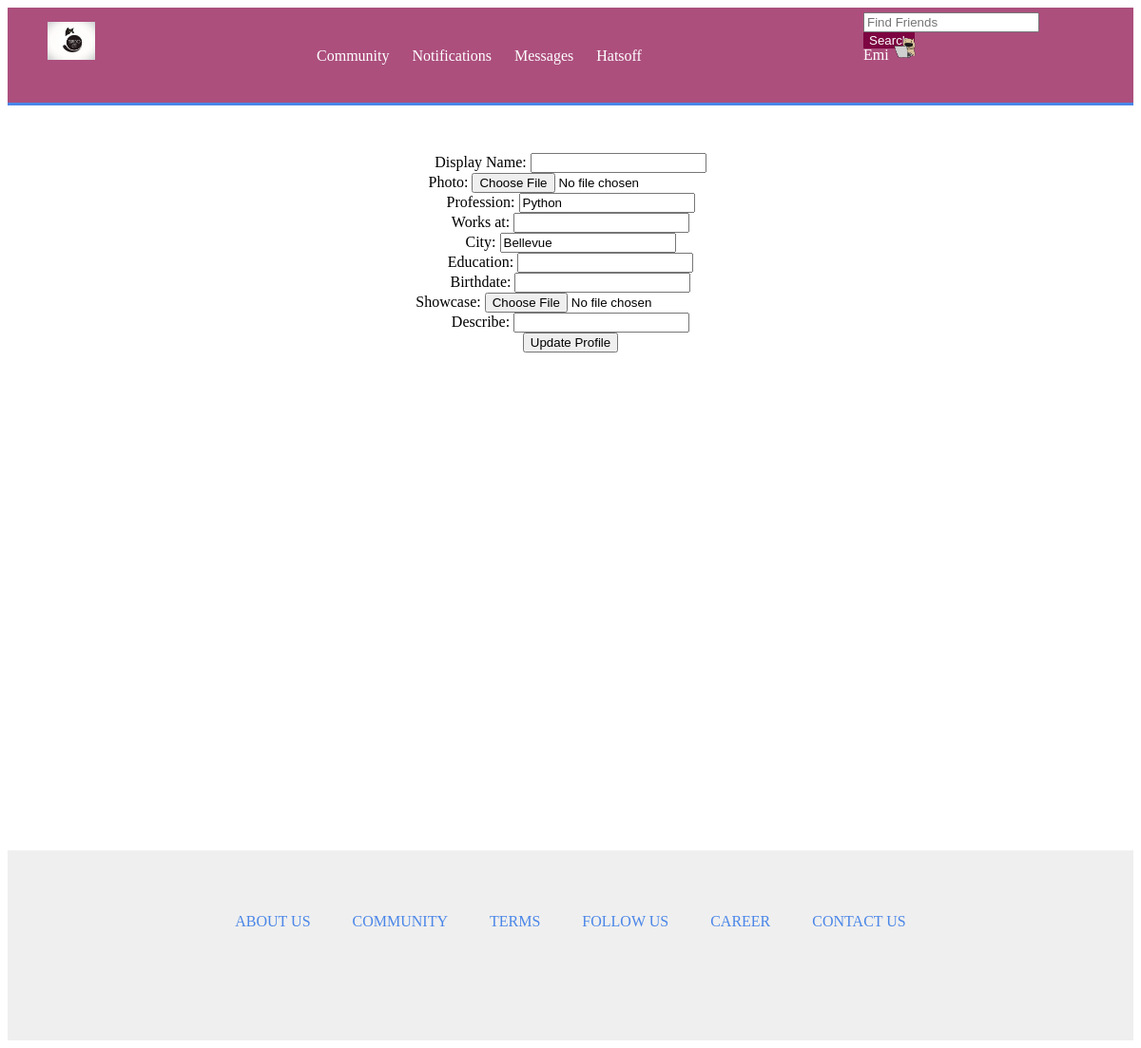
Before: /week1/edit/ (signed in) with the older database file.
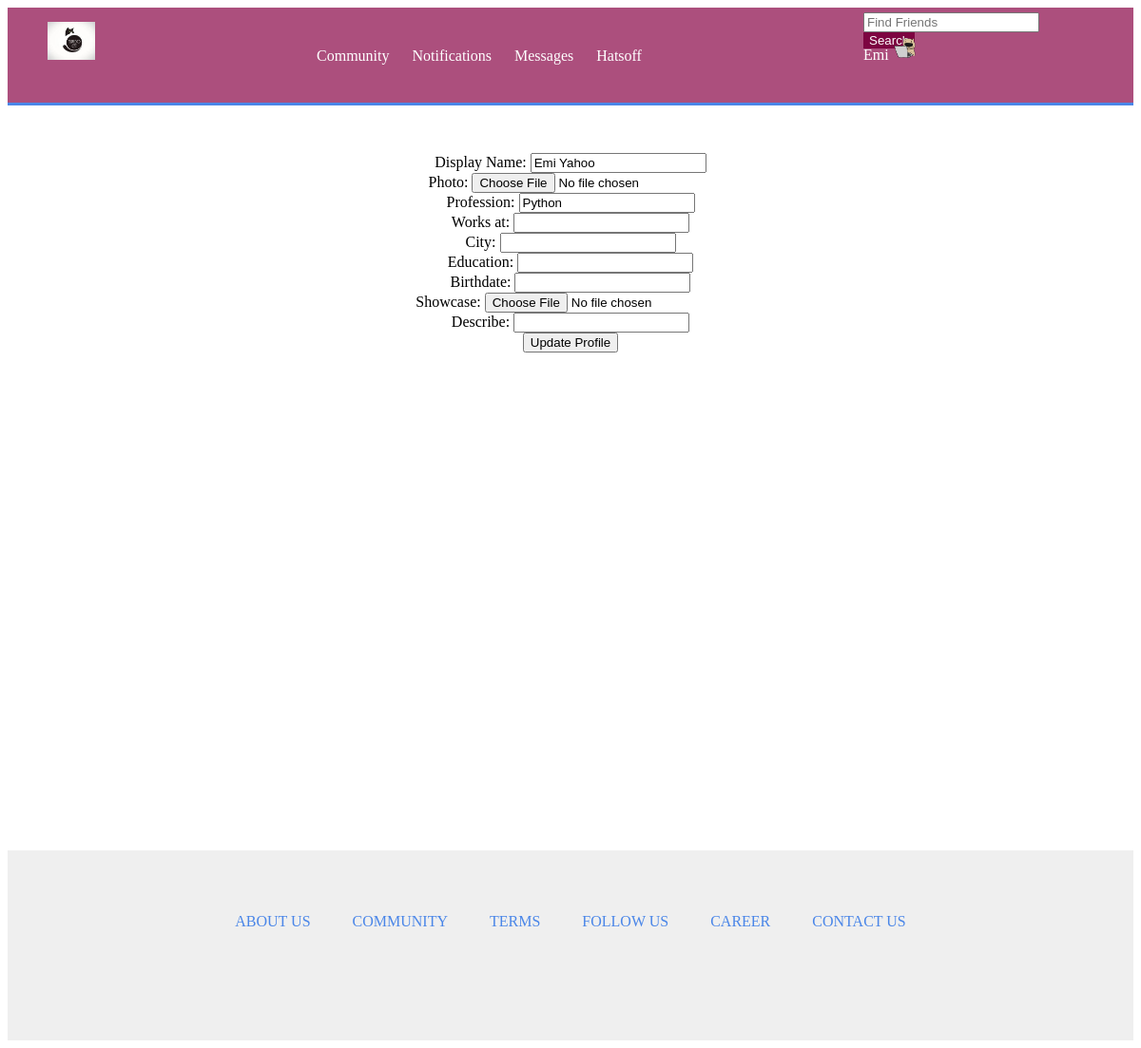
After: the same page with the newer database file.
### week1/models.py (models this page shows)
class Profile(models.Model):
    user = models.ForeignKey(User)
    photo = models.ImageField(upload_to='photoimg/', null=True, blank=True)
    displayname = models.CharField(max_length=100, default='', blank=True)
    profession = models.CharField(max_length=200, default='', blank=False)
    worksAt = models.CharField(max_length=100, default='', blank=True)
    city = models.CharField(max_length=100, default='', blank=True)
    education = models.CharField(max_length=200, default='', blank=True)
    birthdate = models.DateTimeField(max_length=100, null=True, blank=True)
    language = models.CharField(max_length=100, default='', blank=True)
    describe = models.CharField(max_length=500, default='', blank=True)
    skill1 = models.CharField(max_length=200, default='', blank=True)
    skill2 = models.CharField(max_length=200, default='', blank=True)
    skill3 = models.CharField(max_length=200, default='', blank=True)
    skill4 = models.CharField(max_length=200, default='', blank=True)
    skill5 = models.CharField(max_length=200, default='', blank=True)
    skill6 = models.CharField(max_length=200, default='', blank=True)
    skill7 = models.CharField(max_length=200, default='', blank=True)
    skill8 = models.CharField(max_length=200, default='', blank=True)
    skill9 = models.CharField(max_length=200, default='', blank=True)
    skill10 = models.CharField(max_length=200, default='', blank=True)
    weburl = models.CharField(max_length=200, default='', blank=True)
    funaboutyou = models.CharField(max_length=200, default='', blank=True)
    fQuote = models.CharField(max_length=200, default='', blank=True)
    fFilm = models.CharField(max_length=200, default='', blank=True)
    fTV = models.CharField(max_length=200, default='', blank=True)
    fYoutube = models.CharField(max_length=200, default='', blank=True)
    fBook = models.CharField(max_length=200, default='', blank=True)
    bookNow = models.CharField(max_length=200, default='', blank=True)
    filmNow = models.CharField(max_length=200, default='', blank=True)
    TVNow = models.CharField(max_length=200, default='', blank=True)
    hobby = models.CharField(max_length=200, default='', blank=True)
    cities = models.CharField(max_length=200, default='', blank=True)

### week1/views.py (the view)
@csrf_protect
@login_required
def home_edit(request):
    currentuser = User.objects.get(id=request.user.id, username=request.user.username)
    num_result = Profile.objects.filter(user=currentuser).count()
    if request.method == "POST":
        form = ProfileForm(request.POST, request.FILES)
        if form.is_valid():
            print "invalid"
            displayname = form.cleaned_data["displayname"]
            photo = request.FILES["photo"]
            profession = form.cleaned_data["profession"]
            worksAt = form.cleaned_data["worksAt"]
            city = form.cleaned_data["city"]
            education = form.cleaned_data["education"]
            birthdate = form.cleaned_data["birthdate"]
            if num_result == 0:
                p = Profile.objects.create(user=currentuser, photo=photo, displayname=displayname, profession=profession, worksAt=worksAt, city=city, education=education, birthdate=birthdate)
                p.save()
            else:
                print "update"
                p = Profile.objects.get(user=currentuser)
                p.photo = photo
                p.displayname = displayname
                p.profession = profession
                p.worksAt = worksAt
                p.city = city
                p.education = education
                p.birthdate = birthdate
                p.save()
            profile = Profile.objects.get(user=currentuser)
            return HttpResponseRedirect('/week1/home/')
    else:
        print "form invalid"
        form = ProfileForm()
        if num_result == 0:
            p = Profile.objects.create(user=currentuser)
            p.save()
    usersprofile = Profile.objects.get(user=currentuser)
    return render(request, 'week1/homeedit.html', {'profile':usersprofile, 'user':currentuser, 'form':form})

### week1/forms.py
class ProfileForm(forms.Form):
    photo = forms.FileField(required=False)
    displayname = forms.CharField(max_length=100, required=False)
    profession = forms.CharField(max_length=200, required=True)
    worksAt = forms.CharField(max_length=100, required=False)
    city = forms.CharField(max_length=100, required=False)
    education = forms.CharField(max_length=200, required=False)
    birthdate = forms.DateField(required=False)
    language = forms.CharField(max_length=200, required=False)
    fQuote = forms.CharField(max_length=200, required=False)
    fFilm = forms.CharField(max_length=100, required=False)
    fTV = forms.CharField(max_length=100, required=False)
    fYoutube = forms.CharField(max_length=100, required=False)
    fBook = forms.CharField(max_length=100, required=False)
    bookNow = forms.CharField(max_length=200, required=False)
    filmNow = forms.CharField(max_length=200, required=False)
    TVNow = forms.CharField(max_length=200, required=False)
    hobby = forms.CharField(max_length=200, required=False)
    cities = forms.CharField(max_length=200, required=False)

### week1/templates/week1/homeedit.html (shortened to what this page needs)
{% extends 'week1/basehome.html'%}
{% block content %}
<div id="home-edit">
    <form action="" class="" method="POST" enctype="multipart/form-data">{% csrf_token %}
        Display Name: <input type='text' name='displayname' value='{{ profile.displayname }}'><br/>
        Photo: <input type='file' name='photo' value='{{ profile.photo }}'><br/>
        Profession: <input type='text' name='profession' value='{{ profile.profession }}'><br/>
        Works at: <input type='text' name='worksAt' value='{{ profile.worksAt }}'><br/>
        City: <input type='text' name='city' value='{{ profile.city }}'><br/>
        Education: <input type='text' name='education' value='{{ profile.education }}'><br/>
	{% if profile.birthdate %}
            Birthdate: <input type='text' name='birthdate' value='{{ profile.birthdate }}'><br/>
	{% else %}
            Birthdate: <input type='text' name='birthdate'><br/>
	{% endif %}
        Showcase: <input type='file' name='showcase1' value='{{ profile.showcase1 }}'><br/>
        Describe: <input type='text' name='describe1' value='{{ profile.describe1 }}'><br/>
        <input type="submit" value="Update Profile" align="center" />
    </form>
</div>
{% endblock %}

### week1/templates/week1/basehome.html (shortened to what this page needs)
{% load staticfiles %}
<html>
<head>
</head>
<body>
<link rel='stylesheet' type='text/css' href="{% static 'week1/style.css' %}">
<div id="header-wrapper">
    <div id='header'>
           <div id="logo">
              <img src="{% static 'week1/templogo.jpeg'%}" width="50px">
           </div>
	   <div id='header-menus'>
	      <a href="{% url 'week1:community' %}">Community</a>
	      <a href="{% url 'week1:notification' %}">Notifications</a>
	      <a href="{% url 'week1:messages' %}">Messages</a>
	      <a href="{% url 'week1:hatsoff_list' %}">Hatsoff</a>
	   </div>
	   <div id='header-right'>
		<div id='header-top'>
		     <form method="GET" action="" >
		     <input type="text" id="searchBox" name='search_query' placeholder="Find Friends">
		     <input type="submit" class="btn" value="Search" >
		     </form>
		</div>
		<div id='header-down'>
			{% if profile.photo %}
			<a href="{% url 'week1:home' %}">{{user.first_name}}</a>
			<img src="{{ profile.photo.url }}" class="profile_img">
			{% else %}
			<a href="{% url 'week1:home' %}">{{user.first_name}}</a>
			<img src="{% static 'images/profileimage.png'%}" class="profile_img">
			{% endif %}
		</div>
	   </div>
    </div>
</div>
<div id="body">
{% block content %}
{% endblock %}
</div>
<div id='footer-wrapper'>
    <div id='footer'>
	 <a href="{% url 'week1:about' %}">ABOUT US</a>
	 <a href="{% url 'week1:about' %}">COMMUNITY</a>
	 <a href="{% url 'week1:about' %}">TERMS</a>
	 <a href="{% url 'week1:about' %}">FOLLOW US</a>
	 <a href="{% url 'week1:about' %}">CAREER</a>
	 <a href="{% url 'week1:about' %}">CONTACT US</a>
    </div>
</div>
</body>
</html>

### week1/static/week1/style.css (style rules this page uses)
#body { width: 1100px; margin: 0 auto; min-height: 100%; font-family: Cabin; }
#header-wrapper { padding; 50px 0 50px; width: 100%; background-color: #AC4F7D; border-bottom: 3px solid #4a86e8; }
#header { height: 100px; width: 1100px; margin: 0 auto; color: white; }
#header a { text-decoration: none; color: white; }
#header #logo { display: inline-block; width: 50px; line-height: 100px; }
#header #logo img { top:30; left:30; }
#header #header-menus { display: inline-block; width: 800px; line-height: 100px; text-align:center; }
#header #header-right { display: inline-block; width: 200px; padding-right: 20px; }
#header #header-right #header-top { height:15px; vertical-align: top; margin-bottom: 10px; }
#header #header-right #header-down { height:15px; vertical-align: bottom; }
img.profile_img { width: 25px; height: 25px; padding-right: 20px; }
#header #header-right input[type=submit] { color: white; background-color:#7D0541; border:0px; }
#header #header-menus a { text-decoration: none; vertical-align: middle; color: white; padding: 0 10px; }
#footer-wrapper { width: 100%; background-color: #efefef; }
#footer { height: 200px; line-height: 150px; width: 1100px; margin: 0 auto; text-align: center; }
#footer a { text-decoration: none; color: #4a86e8; padding: 20px; }
#home-edit { padding: 50px; text-align: center; }

Changed rows visible on the page:
removed Profile: photo (picture), profession "Python", city "Bellevue"
added Profile: photo (picture), displayname "Emi Yahoo", profession "Python"
